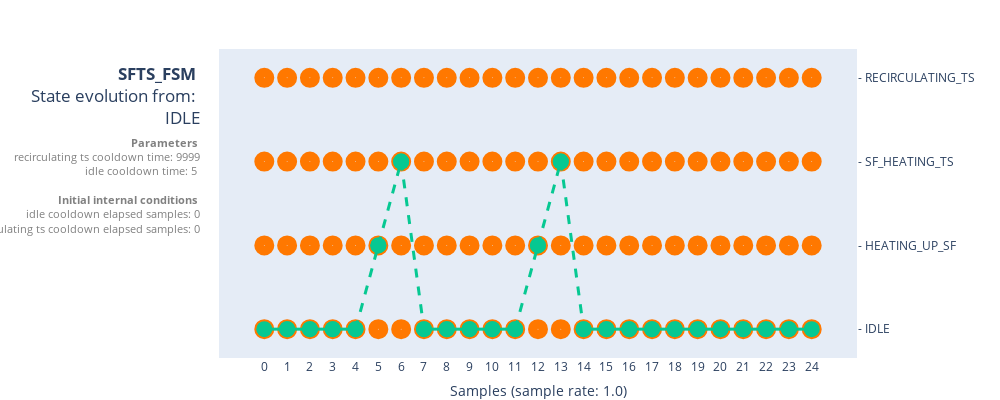
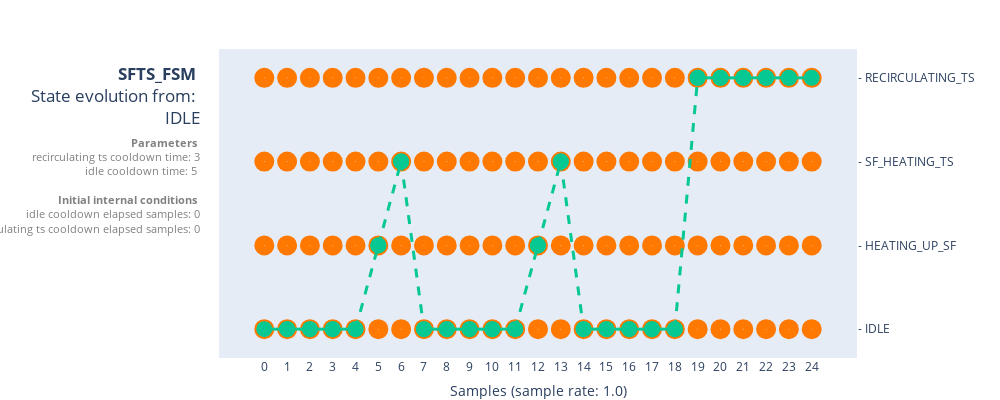

The notebook cell these images were saved under, in order:
### Markdown cell above
### Visualize state evolution of tests

### Code cell
from solarmed_modeling.visualization.fsm.state_evolution import plot_episode_state_evolution

save_figures: bool = True

for param_idx in range(len(params_to_test)):
    for init_int_st_idx in range(len(initial_internal_state_to_test)):
        df = dfs[param_idx][init_int_st_idx]
        model = models[param_idx][init_int_st_idx]
        fig = plot_episode_state_evolution(model=model, df=df)
        
        if save_figures:
            save_figure(
                fig, figure_name=f"{model.name}_test_state_evolution_{param_idx}{init_int_st_idx}", figure_path=output_path, formats=["html", "png"]
            )

        fig.show()

### Figure 1 — Plotly figure (JSON) as saved in the notebook; plotly's stock layout.template omitted (floating-point values rounded to 4 significant figures)
{"data": [{"hoverinfo": "none", "line": {"color": "rgb(50,50,50)", "width": 0.5}, "marker": {"color": "#ff7800", "size": 20, "symbol": "circle-dot"}, "mode": "markers", "name": "states", "text": ["IDLE", "HEATING_UP_SF", "SF_HEATING_TS", "RECIRCULATING_TS", "IDLE", "HEATING_UP_SF", "SF_HEATING_TS", "RECIRCULATING_TS", "IDLE", "HEATING_UP_SF", "SF_HEATING_TS", "RECIRCULATING_TS", "IDLE", "HEATING_UP_SF", "SF_HEATING_TS", "RECIRCULATING_TS", "IDLE", "HEATING_UP_SF", "SF_HEATING_TS", "RECIRCULATING_TS", "IDLE", "HEATING_UP_SF", "SF_HEATING_TS", "RECIRCULATING_TS", "IDLE", "HEATING_UP_SF", "SF_HEATING_TS", "RECIRCULATING_TS", "IDLE", "HEATING_UP_SF", "SF_HEATING_TS", "RECIRCULATING_TS", "IDLE", "HEATING_UP_SF", "SF_HEATING_TS", "RECIRCULATING_TS", "IDLE", "HEATING_UP_SF", "SF_HEATING_TS", "RECIRCULATING_TS", "IDLE", "HEATING_UP_SF", "SF_HEATING_TS", "RECIRCULATING_TS", "IDLE", "HEATING_UP_SF", "SF_HEATING_TS", "RECIRCULATING_TS", "IDLE", "HEATING_UP_SF", "SF_HEATING_TS", "RECIRCULATING_TS", "IDLE", "HEATING_UP_SF", "SF_HEATING_TS", "RECIRCULATING_TS", "IDLE", "HEATING_UP_SF", "SF_HEATING_TS", "RECIRCULATING_TS", "IDLE", "HEATING_UP_SF", "SF_HEATING_TS", "RECIRCULATING_TS", "IDLE", "HEATING_UP_SF", "SF_HEATING_TS", "RECIRCULATING_TS", "IDLE", "HEATING_UP_SF", "SF_HEATING_TS", "RECIRCULATING_TS", "IDLE", "HEATING_UP_SF", "SF_HEATING_TS", "RECIRCULATING_TS", "IDLE", "HEATING_UP_SF", "SF_HEATING_TS", "RECIRCULATING_TS", "IDLE", "HEATING_UP_SF", "SF_HEATING_TS", "RECIRCULATING_TS", "IDLE", "HEATING_UP_SF", "SF_HEATING_TS", "RECIRCULATING_TS", "IDLE", "HEATING_UP_SF", "SF_HEATING_TS", "RECIRCULATING_TS", "IDLE", "HEATING_UP_SF", "SF_HEATING_TS", "RECIRCULATING_TS", "IDLE", "HEATING_UP_SF", "SF_HEATING_TS", "RECIRCULATING_TS"], "type": "scatter", "uid": "c983351f-a9b8-40da-a036-42ef69b4bc53", "x": [0, 0, 0, 0, 1, 1, 1, 1, 2, 2, 2, 2, 3, 3, 3, 3, 4, 4, 4, 4, 5, 5, 5, 5, 6, 6, 6, 6, 7, 7, 7, 7, 8, 8, 8, 8, 9, 9, 9, 9, 10, 10, 10, 10, 11, 11, 11, 11, 12, 12, 12, 12, 13, 13, 13, 13, 14, 14, 14, 14, 15, 15, 15, 15, 16, 16, 16, 16, 17, 17, 17, 17, 18, 18, 18, 18, 19, 19, 19, 19, 20, 20, 20, 20, 21, 21, 21, 21, 22, 22, 22, 22, 23, 23, 23, 23, 24, 24, 24, 24], "y": [0, 1, 2, 3, 0, 1, 2, 3, 0, 1, 2, 3, 0, 1, 2, 3, 0, 1, 2, 3, 0, 1, 2, 3, 0, 1, 2, 3, 0, 1, 2, 3, 0, 1, 2, 3, 0, 1, 2, 3, 0, 1, 2, 3, 0, 1, 2, 3, 0, 1, 2, 3, 0, 1, 2, 3, 0, 1, 2, 3, 0, 1, 2, 3, 0, 1, 2, 3, 0, 1, 2, 3, 0, 1, 2, 3, 0, 1, 2, 3, 0, 1, 2, 3, 0, 1, 2, 3, 0, 1, 2, 3, 0, 1, 2, 3, 0, 1, 2, 3]}, {"hoverinfo": "none", "line": {"color": "#06C892", "dash": "solid", "width": 3}, "marker": {"color": "#06C892", "size": 16}, "mode": "lines+markers", "type": "scatter", "uid": "4a7d0307-8fee-4dcf-a6c7-1ec652cb5940", "x": [0, 1, null, 1, 2, null, 2, 3, null, 3, 4, null, 7, 8, null, 8, 9, null, 9, 10, null, 10, 11, null, 14, 15, null, 15, 16, null, 16, 17, null, 17, 18, null, 18, 19, null, 19, 20, null, 20, 21, null, 21, 22, null, 22, 23, null, 23, 24, null], "y": [0, 0, null, 0, 0, null, 0, 0, null, 0, 0, null, 0, 0, null, 0, 0, null, 0, 0, null, 0, 0, null, 0, 0, null, 0, 0, null, 0, 0, null, 0, 0, null, 0, 0, null, 0, 0, null, 0, 0, null, 0, 0, null, 0, 0, null, 0, 0, null]}, {"hoverinfo": "none", "line": {"color": "#AD72F3", "dash": "solid", "width": 3}, "mode": "lines+markers", "type": "scatter", "uid": "086d935f-da19-41b7-bbde-dd3839328853"}, {"hoverinfo": "none", "line": {"color": "#06C892", "dash": "dash", "width": 3}, "marker": {"color": "#06C892", "size": 16}, "mode": "lines+markers", "type": "scatter", "uid": "9c5c0fca-0c5f-46fd-9463-095772f4a744", "x": [4, 5, null, 5, 6, null, 6, 7, null, 11, 12, null, 12, 13, null, 13, 14, null], "y": [0, 1, null, 1, 2, null, 2, 0, null, 0, 1, null, 1, 2, null, 2, 0, null]}, {"customdata": [["IDLE", false, 0, false, 0], ["IDLE", false, 1, false, 1], ["IDLE", false, 2, false, 2], ["IDLE", false, 3, false, 3], ["IDLE", false, 4, false, 4], ["HEATING_UP_SF", true, 5, false, 5], ["SF_HEATING_TS", true, 5, false, 6], ["IDLE", false, 0, false, 7], ["IDLE", false, 1, false, 8], ["IDLE", false, 2, false, 9], ["IDLE", false, 3, false, 10], ["IDLE", false, 4, false, 11], ["HEATING_UP_SF", true, 5, false, 12], ["SF_HEATING_TS", true, 5, false, 13], ["IDLE", false, 0, false, 14], ["IDLE", false, 1, false, 15], ["IDLE", false, 2, false, 16], ["IDLE", false, 3, false, 17], ["IDLE", false, 4, false, 18], ["IDLE", true, 5, false, 19], ["IDLE", true, 5, false, 20], ["IDLE", true, 5, false, 21], ["IDLE", true, 5, false, 22], ["IDLE", true, 5, false, 23], ["IDLE", true, 5, false, 24]], "hovertemplate": "(sample: %{x}, state: <b>%{customdata[0]}</b>) <br><br><b>Internal states</b><br>idle cooldown done: %{customdata[1]}<br>idle cooldown elapsed samples: %{customdata[2]}<br>recirculating ts cooldown done: %{customdata[3]}<br>recirculating ts cooldown elapsed samples: %{customdata[4]}<extra></extra>", "marker": {"color": "rgba(0, 0, 0, 0)"}, "mode": "markers", "type": "scatter", "uid": "6c6eee26-9e99-4d13-a152-8a800ca2cfe5", "x": [0, 1, 2, 3, 4, 5, 6, 7, 8, 9, 10, 11, 12, 13, 14, 15, 16, 17, 18, 19, 20, 21, 22, 23, 24], "y": [0, 0, 0, 0, 0, 0, 0, 0, 0, 0, 0, 0, 0, 0, 0, 0, 0, 0, 0, 0, 0, 0, 0, 0, 0]}], "layout": {"autosize": false, "font": {"size": 12}, "height": 400, "hovermode": "x unified", "margin": {"b": 0, "l": 220, "pad": 1, "r": 20, "t": 50}, "showlegend": false, "title": {"subtitle": {"font": {"color": "gray", "size": 11}, "text": "<b>Parameters</b> <br>recirculating ts cooldown time: 9999<br>idle cooldown time: 5 <br><br><b>Initial internal conditions</b> <br>idle cooldown elapsed samples: 0<br>recirculating ts cooldown elapsed samples: 0"}, "text": "<b>SFTS_FSM</b> <br>State evolution from: <br>IDLE", "x": 0.2, "xanchor": "right", "y": 0.8, "yanchor": "top"}, "width": 1000, "xaxis": {"showgrid": false, "showline": false, "showticklabels": true, "tickvals": [0, 1, 2, 3, 4, 5, 6, 7, 8, 9, 10, 11, 12, 13, 14, 15, 16, 17, 18, 19, 20, 21, 22, 23, 24], "title": {"text": "Samples (sample rate: 1.0)"}, "zeroline": false}, "yaxis": {"showgrid": false, "showline": false, "side": "right", "ticktext": ["- IDLE", "- HEATING_UP_SF", "- SF_HEATING_TS", "- RECIRCULATING_TS"], "tickvals": [0, 1, 2, 3], "title": {"text": ""}, "zeroline": false}}}

### Figure 2 — Plotly figure (JSON) as saved in the notebook; plotly's stock layout.template omitted (floating-point values rounded to 4 significant figures)
{"data": [{"hoverinfo": "none", "line": {"color": "rgb(50,50,50)", "width": 0.5}, "marker": {"color": "#ff7800", "size": 20, "symbol": "circle-dot"}, "mode": "markers", "name": "states", "text": ["IDLE", "HEATING_UP_SF", "SF_HEATING_TS", "RECIRCULATING_TS", "IDLE", "HEATING_UP_SF", "SF_HEATING_TS", "RECIRCULATING_TS", "IDLE", "HEATING_UP_SF", "SF_HEATING_TS", "RECIRCULATING_TS", "IDLE", "HEATING_UP_SF", "SF_HEATING_TS", "RECIRCULATING_TS", "IDLE", "HEATING_UP_SF", "SF_HEATING_TS", "RECIRCULATING_TS", "IDLE", "HEATING_UP_SF", "SF_HEATING_TS", "RECIRCULATING_TS", "IDLE", "HEATING_UP_SF", "SF_HEATING_TS", "RECIRCULATING_TS", "IDLE", "HEATING_UP_SF", "SF_HEATING_TS", "RECIRCULATING_TS", "IDLE", "HEATING_UP_SF", "SF_HEATING_TS", "RECIRCULATING_TS", "IDLE", "HEATING_UP_SF", "SF_HEATING_TS", "RECIRCULATING_TS", "IDLE", "HEATING_UP_SF", "SF_HEATING_TS", "RECIRCULATING_TS", "IDLE", "HEATING_UP_SF", "SF_HEATING_TS", "RECIRCULATING_TS", "IDLE", "HEATING_UP_SF", "SF_HEATING_TS", "RECIRCULATING_TS", "IDLE", "HEATING_UP_SF", "SF_HEATING_TS", "RECIRCULATING_TS", "IDLE", "HEATING_UP_SF", "SF_HEATING_TS", "RECIRCULATING_TS", "IDLE", "HEATING_UP_SF", "SF_HEATING_TS", "RECIRCULATING_TS", "IDLE", "HEATING_UP_SF", "SF_HEATING_TS", "RECIRCULATING_TS", "IDLE", "HEATING_UP_SF", "SF_HEATING_TS", "RECIRCULATING_TS", "IDLE", "HEATING_UP_SF", "SF_HEATING_TS", "RECIRCULATING_TS", "IDLE", "HEATING_UP_SF", "SF_HEATING_TS", "RECIRCULATING_TS", "IDLE", "HEATING_UP_SF", "SF_HEATING_TS", "RECIRCULATING_TS", "IDLE", "HEATING_UP_SF", "SF_HEATING_TS", "RECIRCULATING_TS", "IDLE", "HEATING_UP_SF", "SF_HEATING_TS", "RECIRCULATING_TS", "IDLE", "HEATING_UP_SF", "SF_HEATING_TS", "RECIRCULATING_TS", "IDLE", "HEATING_UP_SF", "SF_HEATING_TS", "RECIRCULATING_TS"], "type": "scatter", "uid": "7f174728-e6b7-4f3b-b9ca-e1fd77149e31", "x": [0, 0, 0, 0, 1, 1, 1, 1, 2, 2, 2, 2, 3, 3, 3, 3, 4, 4, 4, 4, 5, 5, 5, 5, 6, 6, 6, 6, 7, 7, 7, 7, 8, 8, 8, 8, 9, 9, 9, 9, 10, 10, 10, 10, 11, 11, 11, 11, 12, 12, 12, 12, 13, 13, 13, 13, 14, 14, 14, 14, 15, 15, 15, 15, 16, 16, 16, 16, 17, 17, 17, 17, 18, 18, 18, 18, 19, 19, 19, 19, 20, 20, 20, 20, 21, 21, 21, 21, 22, 22, 22, 22, 23, 23, 23, 23, 24, 24, 24, 24], "y": [0, 1, 2, 3, 0, 1, 2, 3, 0, 1, 2, 3, 0, 1, 2, 3, 0, 1, 2, 3, 0, 1, 2, 3, 0, 1, 2, 3, 0, 1, 2, 3, 0, 1, 2, 3, 0, 1, 2, 3, 0, 1, 2, 3, 0, 1, 2, 3, 0, 1, 2, 3, 0, 1, 2, 3, 0, 1, 2, 3, 0, 1, 2, 3, 0, 1, 2, 3, 0, 1, 2, 3, 0, 1, 2, 3, 0, 1, 2, 3, 0, 1, 2, 3, 0, 1, 2, 3, 0, 1, 2, 3, 0, 1, 2, 3, 0, 1, 2, 3]}, {"hoverinfo": "none", "line": {"color": "#06C892", "dash": "solid", "width": 3}, "marker": {"color": "#06C892", "size": 16}, "mode": "lines+markers", "type": "scatter", "uid": "caabc371-f4e0-4701-9135-7466a914c5d5", "x": [0, 1, null, 1, 2, null, 2, 3, null, 3, 4, null, 7, 8, null, 8, 9, null, 9, 10, null, 10, 11, null, 14, 15, null, 15, 16, null, 16, 17, null, 17, 18, null, 19, 20, null, 20, 21, null, 21, 22, null, 22, 23, null, 23, 24, null], "y": [0, 0, null, 0, 0, null, 0, 0, null, 0, 0, null, 0, 0, null, 0, 0, null, 0, 0, null, 0, 0, null, 0, 0, null, 0, 0, null, 0, 0, null, 0, 0, null, 3, 3, null, 3, 3, null, 3, 3, null, 3, 3, null, 3, 3, null]}, {"hoverinfo": "none", "line": {"color": "#AD72F3", "dash": "solid", "width": 3}, "mode": "lines+markers", "type": "scatter", "uid": "faaff8f5-6acf-4691-99c0-11f4bcbcd6c9"}, {"hoverinfo": "none", "line": {"color": "#06C892", "dash": "dash", "width": 3}, "marker": {"color": "#06C892", "size": 16}, "mode": "lines+markers", "type": "scatter", "uid": "a329f3c9-9be4-44fb-8b4a-b9ddb431a2b5", "x": [4, 5, null, 5, 6, null, 6, 7, null, 11, 12, null, 12, 13, null, 13, 14, null, 18, 19, null], "y": [0, 1, null, 1, 2, null, 2, 0, null, 0, 1, null, 1, 2, null, 2, 0, null, 0, 3, null]}, {"customdata": [["IDLE", false, 0, false, 0], ["IDLE", false, 1, false, 1], ["IDLE", false, 2, false, 2], ["IDLE", false, 3, true, 3], ["IDLE", false, 4, true, 3], ["HEATING_UP_SF", true, 5, true, 3], ["SF_HEATING_TS", true, 5, true, 3], ["IDLE", false, 0, true, 3], ["IDLE", false, 1, true, 3], ["IDLE", false, 2, true, 3], ["IDLE", false, 3, true, 3], ["IDLE", false, 4, true, 3], ["HEATING_UP_SF", true, 5, true, 3], ["SF_HEATING_TS", true, 5, true, 3], ["IDLE", false, 0, true, 3], ["IDLE", false, 1, true, 3], ["IDLE", false, 2, true, 3], ["IDLE", false, 3, true, 3], ["IDLE", false, 4, true, 3], ["RECIRCULATING_TS", true, 5, true, 3], ["RECIRCULATING_TS", true, 5, true, 3], ["RECIRCULATING_TS", true, 5, true, 3], ["RECIRCULATING_TS", true, 5, true, 3], ["RECIRCULATING_TS", true, 5, true, 3], ["RECIRCULATING_TS", true, 5, true, 3]], "hovertemplate": "(sample: %{x}, state: <b>%{customdata[0]}</b>) <br><br><b>Internal states</b><br>idle cooldown done: %{customdata[1]}<br>idle cooldown elapsed samples: %{customdata[2]}<br>recirculating ts cooldown done: %{customdata[3]}<br>recirculating ts cooldown elapsed samples: %{customdata[4]}<extra></extra>", "marker": {"color": "rgba(0, 0, 0, 0)"}, "mode": "markers", "type": "scatter", "uid": "2497e177-5b48-4418-9393-e621649c7862", "x": [0, 1, 2, 3, 4, 5, 6, 7, 8, 9, 10, 11, 12, 13, 14, 15, 16, 17, 18, 19, 20, 21, 22, 23, 24], "y": [0, 0, 0, 0, 0, 0, 0, 0, 0, 0, 0, 0, 0, 0, 0, 0, 0, 0, 0, 0, 0, 0, 0, 0, 0]}], "layout": {"autosize": false, "font": {"size": 12}, "height": 400, "hovermode": "x unified", "margin": {"b": 0, "l": 220, "pad": 1, "r": 20, "t": 50}, "showlegend": false, "title": {"subtitle": {"font": {"color": "gray", "size": 11}, "text": "<b>Parameters</b> <br>recirculating ts cooldown time: 3<br>idle cooldown time: 5 <br><br><b>Initial internal conditions</b> <br>idle cooldown elapsed samples: 0<br>recirculating ts cooldown elapsed samples: 0"}, "text": "<b>SFTS_FSM</b> <br>State evolution from: <br>IDLE", "x": 0.2, "xanchor": "right", "y": 0.8, "yanchor": "top"}, "width": 1000, "xaxis": {"showgrid": false, "showline": false, "showticklabels": true, "tickvals": [0, 1, 2, 3, 4, 5, 6, 7, 8, 9, 10, 11, 12, 13, 14, 15, 16, 17, 18, 19, 20, 21, 22, 23, 24], "title": {"text": "Samples (sample rate: 1.0)"}, "zeroline": false}, "yaxis": {"showgrid": false, "showline": false, "side": "right", "ticktext": ["- IDLE", "- HEATING_UP_SF", "- SF_HEATING_TS", "- RECIRCULATING_TS"], "tickvals": [0, 1, 2, 3], "title": {"text": ""}, "zeroline": false}}}
